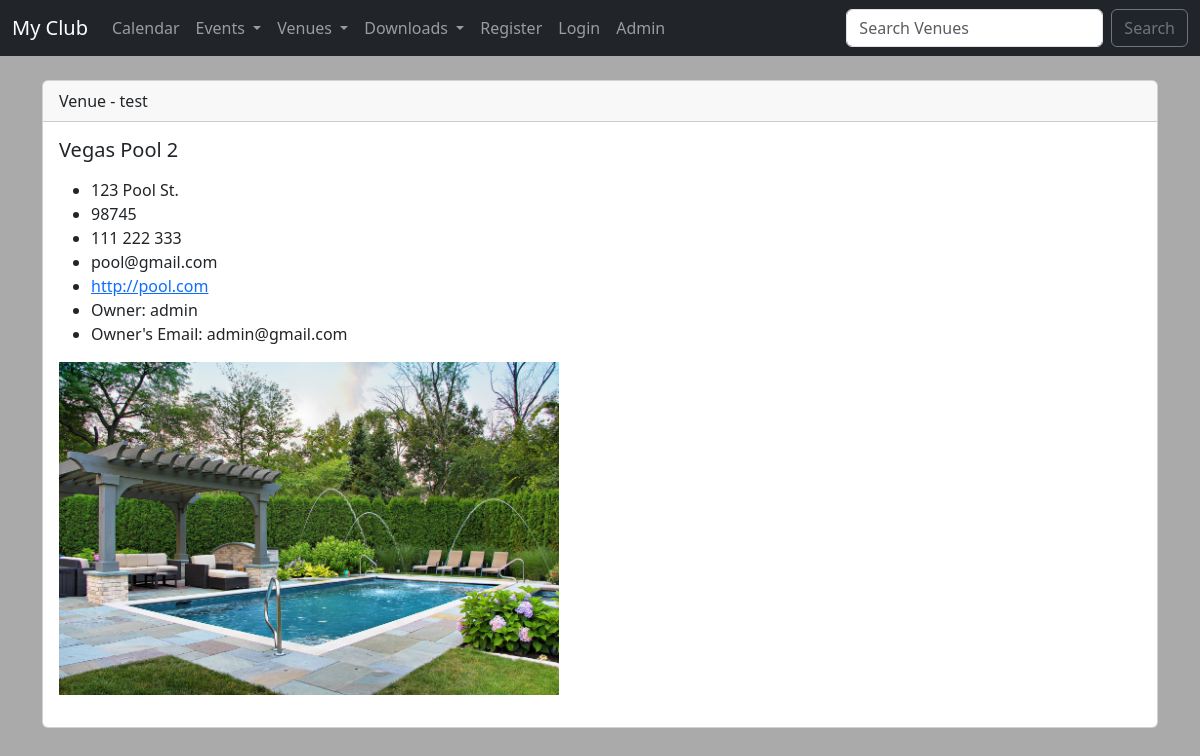
Page /show_venue/11 on the committed database.
### events/models.py (models this page shows)
class Venue(models.Model):
    name = models.CharField(max_length=120)
    address = models.CharField(max_length=300)
    zip_code = models.CharField(max_length=15)
    phone = models.CharField(max_length=25, blank=True)
    web = models.URLField(blank=True)
    email_address = models.EmailField(blank=True)
    owner = models.IntegerField(blank=False, default=1)
    venue_image = models.ImageField(null=True, blank=True, upload_to="images/")
    def __str__(self):
        return self.name

### events/views.py (the view)
# urls.py: path('show_venue/<venue_id>', views.show_venue, name="show-venue"),
def show_venue(request, venue_id):
    venue = Venue.objects.get(pk=venue_id)
    venue_owner = User.objects.get(pk=venue.owner)
    context = {
        "venue" : venue,
        "venue_owner" : venue_owner,
    }
    return render(request, 'show_venue.html', context)

### events/templates/show_venue.html (shortened to what this page needs)
{% extends 'base.html' %}
{% block content %}
        <div class="card">
            <div class="card-header">
                Venue - test
            </div>
            <div class="card-body">
              <h5 class="card-title">{{ venue }}</h5>
              <p class="card-text">
                <ul>
                <li>{{ venue.address }}</li>
                <li>{{ venue.zip_code }}</li>
                <li>{{ venue.phone }}</li>
                <li>{{ venue.email_address }}</li>
                <li><a href="{{ venue.web }}">{{ venue.web }}</a></li>
                <li>Owner: {{ venue_owner }}</li>
                <li>Owner's Email: {{ venue_owner.email }}</li>
                </ul>
                {% if venue.venue_image %}
                  <img src="{{ venue.venue_image.url }}" width = 500>
                {% endif %}
              </p>
            </div>
        </div>
{% endblock %}

### rows in the picture
Venue: name "Vegas Pool 2", address "123 Pool St.", zip_code "98745", phone "111 222 333", email_address "pool@gmail.com", web "http://pool.com", venue_image (picture)

### other values in the picture
{{ venue_owner }} "admin"
{{ venue_owner.email }} "admin@gmail.com"
